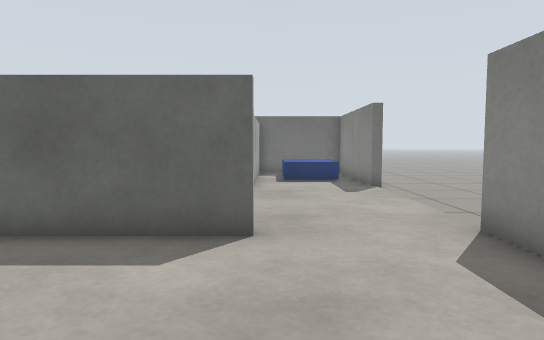
view 1 (above)

14 first-person views from a walk through a Gazebo world. The camera is 0.72 m above the floor, tilts 4° down and sees 75° across. The floor is counted in squares, 0.5 m on a side. Each view is taken from the middle of a square. On the plan, view 1 faces up. The plan holds only what a view shows up to about 15 squares ahead; the rest is blank.

view 2
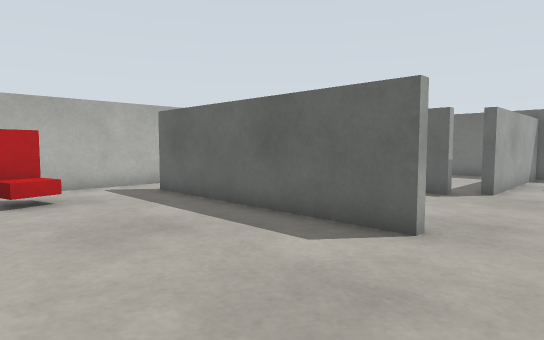

view 3
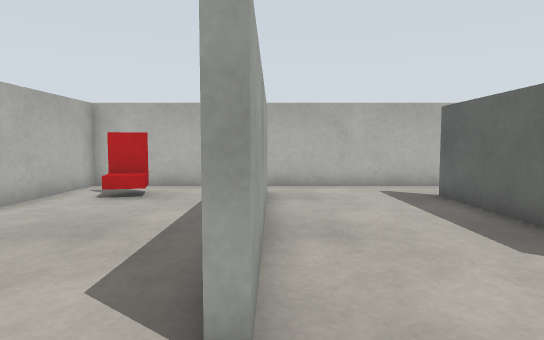

view 4
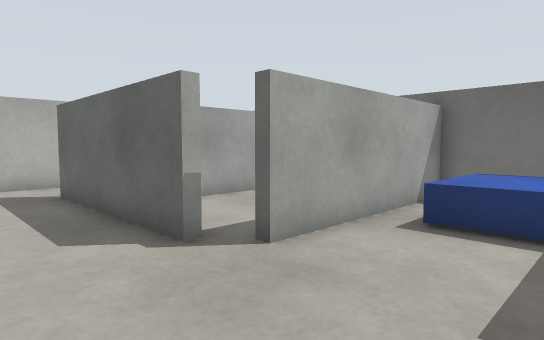

view 5
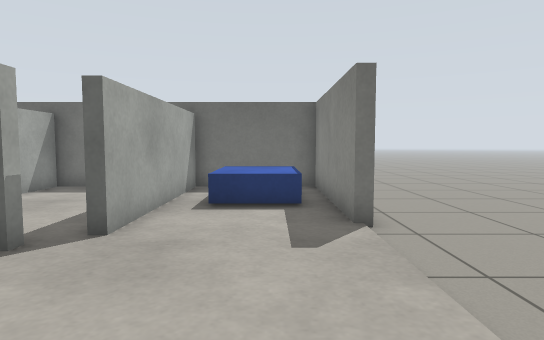

view 6
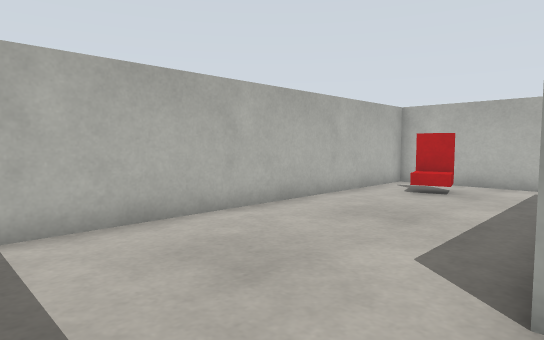

view 7
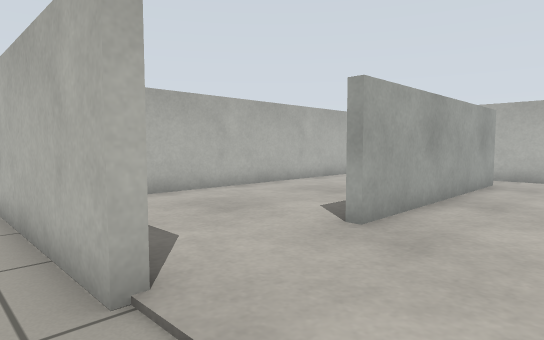

view 8
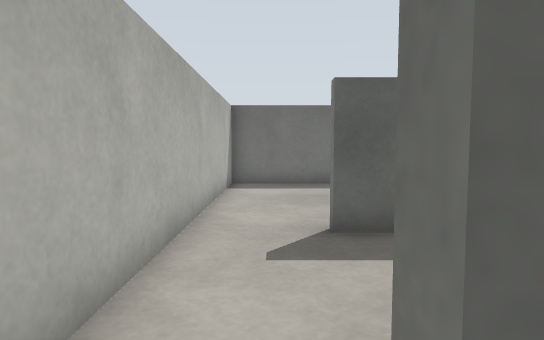

view 9
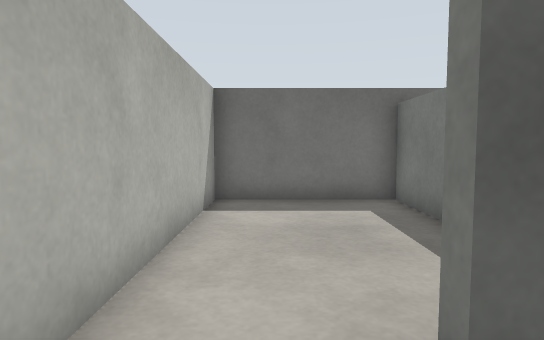

view 10
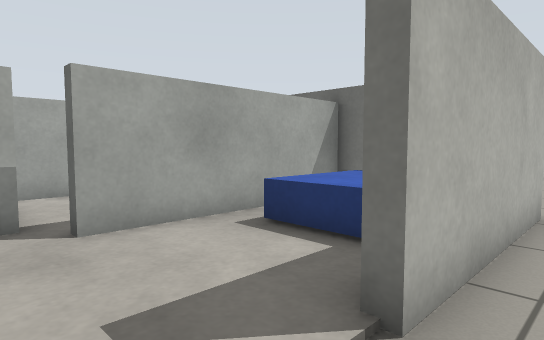

view 11
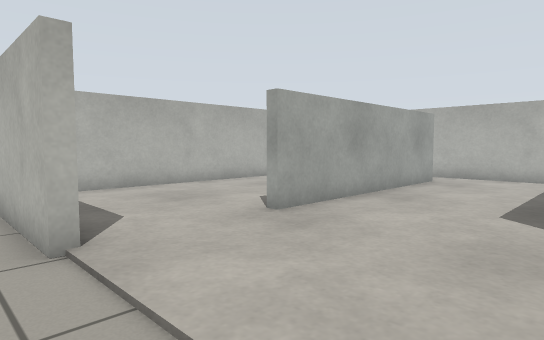

view 12
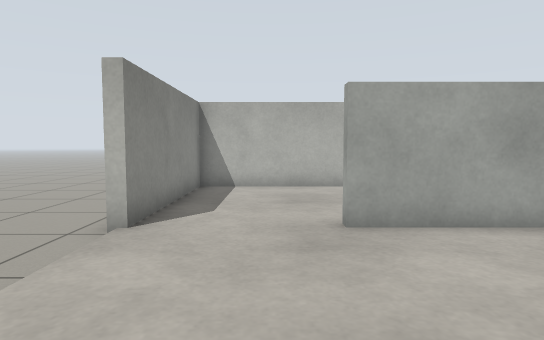

view 13
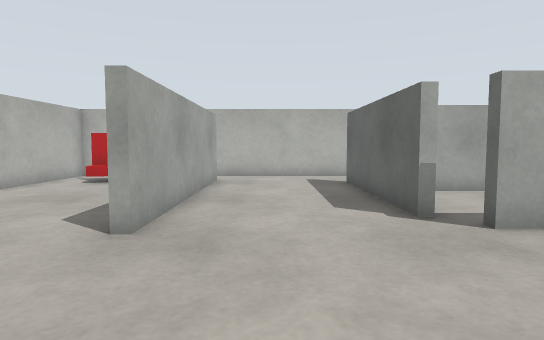

view 14
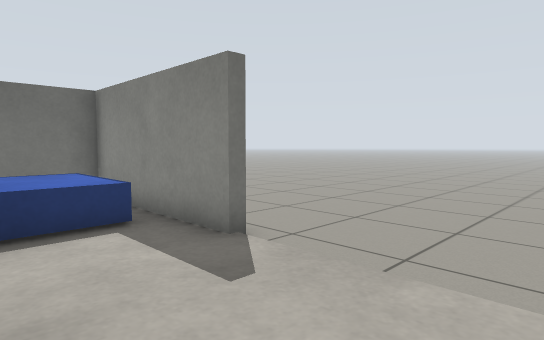

### Floor plan
Points are (right, up) in squares from view 1. A wall is a line through its corners. A room is listed if a view was taken in it or the views show most of it. See-through windows are left out.
Room 1 (views 1, 2, 3, 4, 5, 6, 7, 8, 9, 10, 11, 12, 13, 14)
walls: (-1.6, 11.1) (-1.6, 10.7) (-8, 10.7) (-8, 11.1); (-0.2, 5.5) (-8.8, 5.5); (-8.8, 5.9) (-0.2, 5.9); (-5.8, 15.6) (-5.8, 18.3); (-4.5, 18.3) (-10.5, 18.3) (-10.5, -0.3) (3.5, -0.3) (3.5, 5.9) (3.9, 5.9); (3.9, 18.5) (3.9, 12.5) (3.5, 12.5) (3.5, 18.3) (-0.6, 18.3) (-0.6, 11.5)
ways out: opening at (5, 6)
objects: chair (-9, 1) to (-8, 2); blue box (1, 15) to (2, 17)

Positions as (right, up) in squares from view 1, and headings:
1: (0, 0), facing up
2: (2, 0), facing up-left
3: (2, 6), facing left
4: (3, 8), facing up-left
5: (2, 6), facing up
6: (3, 6), facing down-left
7: (5, 9), facing down-left
8: (-9, 5), facing up
9: (-9, 9), facing up
10: (5, 10), facing up-left
11: (5, 11), facing down-left
12: (1, 12), facing down
13: (5, 8), facing left
14: (0, 8), facing up-right
